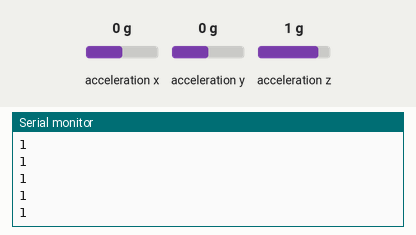
A sketch run on a simulated Arduino Uno, built with avr-gcc and run on an emulated ATmega328P. On the bench: the last lines printed to the serial monitor. Wiring (inferred from the names in the program): MPU-6050 motion sensor at I2C address 0x68. The test bench sets the inputs (shaded band); at power-on: acceleration z 1 g, acceleration x 0 g, acceleration y 0 g.

Above: at 1.3 s.
1.4 s: acceleration z set to -1.4 g
At 1.69 s:
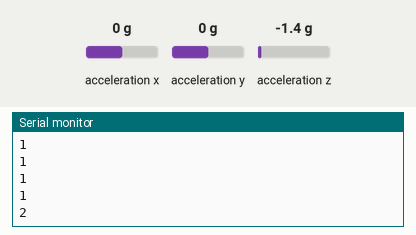
2.9 s: acceleration z set to 0 g
At 2.92 s:
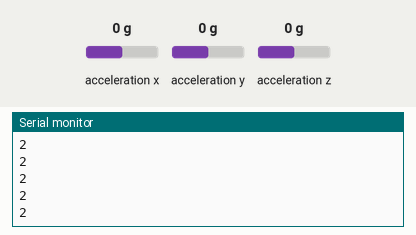
4.4 s: acceleration x set to -1.4 g
At 4.55 s:
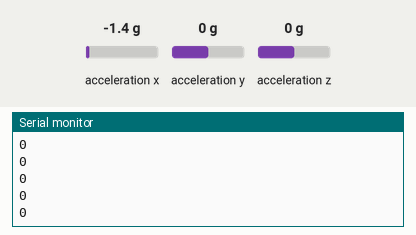
Timing chart, 0 to 7.4 s (numbered marks = the images above; inputs shaded):
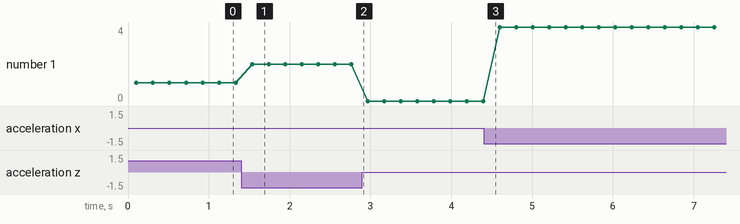

The sketch:

BTM_MPU.ino
```cpp
#include <Wire.h>
#include <SoftwareSerial.h>

// Configuración Bluetooth (HC-05)
SoftwareSerial bluetooth(2, 3); // RX, TX

// Dirección I2C del MPU6050
const int MPU_ADDR = 0x68;

// Variables para el sensor
int16_t AcX, AcY, AcZ;

// Umbral de detección (ajustable)
const float UMBRAL = 0.7;

void setup() {
  Serial.begin(19200); //iniciamos comunicacion serial a velocidad distinta a la del buetooth
  bluetooth.begin(9600); //iniciamos comunicacion por bluetooth
  Wire.begin(); //inicializamos comunicacion I2C
  // Inicializar MPU6050
  Wire.beginTransmission(MPU_ADDR);
  Wire.write(0x6B); // PWR_MGMT_1
  Wire.write(0);    // Encender el sensor
  Wire.endTransmission(true);
  delay(100);
}

void loop() {
  leerMPU6050(); //funcion para leer datos del MPU
  int mensaje = detectarPosicion(); // Devuelve 1-6
  bluetooth.println(mensaje); // Envía el número y un salto de lines por Bluetooth
  Serial.println(mensaje); //Imprimimos el mensaje en la consola con un salto de lina
  delay(200);
}

void leerMPU6050() {
  Wire.beginTransmission(MPU_ADDR);
  Wire.write(0x3B); // Registro ACCEL_XOUT_H
  Wire.endTransmission(false);
  Wire.requestFrom(MPU_ADDR, 6, true);
  AcX = Wire.read() << 8 | Wire.read();//lee dos datos del acelerometro para el eje x
  AcY = Wire.read() << 8 | Wire.read();//lee dos datos del acelerometro para el eje y
  AcZ = Wire.read() << 8 | Wire.read();//lee dos datos del acelerometro para el eje z
}

int detectarPosicion() {
  float accX = AcX / 16384.0;
  float accY = AcY / 16384.0;
  float accZ = AcZ / 16384.0;

  // Asignar números según la orientación
  if (accZ > UMBRAL)      return 1; // ARRIBA
  else if (accZ < -UMBRAL) return 2; // ABAJO
  else if (accX > UMBRAL)  return 3; // DERECHA
  else if (accX < -UMBRAL) return 4; // IZQUIERDA
  else if (accY > UMBRAL)  return 5; // ADELANTE
  else if (accY < -UMBRAL) return 6; // ATRÁS
  else                     return 0; // DESCONOCIDO
}
```

Measured:
- after the input at 1.4 s, the serial monitor: prints a new line after 0.13 s (image 1)
- plotted number 1: 1 → 2 after the input at 1.4 s, 2 → 0 after the input at 2.9 s, 0 → 4 after the input at 4.4 s
